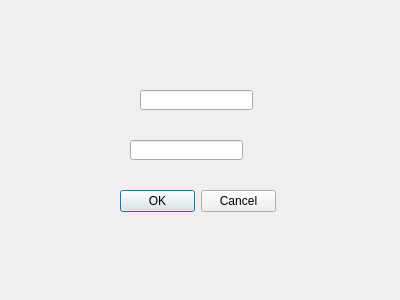
<?xml version="1.0" encoding="UTF-8"?>
<ui version="4.0">
 <class>Form</class>
 <widget class="QWidget" name="Form">
  <property name="geometry">
   <rect>
    <x>0</x>
    <y>0</y>
    <width>400</width>
    <height>300</height>
   </rect>
  </property>
  <property name="windowTitle">
   <string>Form</string>
  </property>
  <widget class="QDialogButtonBox" name="buttonBox">
   <property name="geometry">
    <rect>
     <x>120</x>
     <y>190</y>
     <width>156</width>
     <height>23</height>
    </rect>
   </property>
   <property name="standardButtons">
    <set>QDialogButtonBox::Cancel|QDialogButtonBox::Ok</set>
   </property>
  </widget>
  <widget class="QLineEdit" name="lineEdit">
   <property name="geometry">
    <rect>
     <x>140</x>
     <y>90</y>
     <width>113</width>
     <height>20</height>
    </rect>
   </property>
  </widget>
  <widget class="QLineEdit" name="lineEdit_2">
   <property name="geometry">
    <rect>
     <x>130</x>
     <y>140</y>
     <width>113</width>
     <height>20</height>
    </rect>
   </property>
  </widget>
 </widget>
 <resources/>
 <connections/>
</ui>
